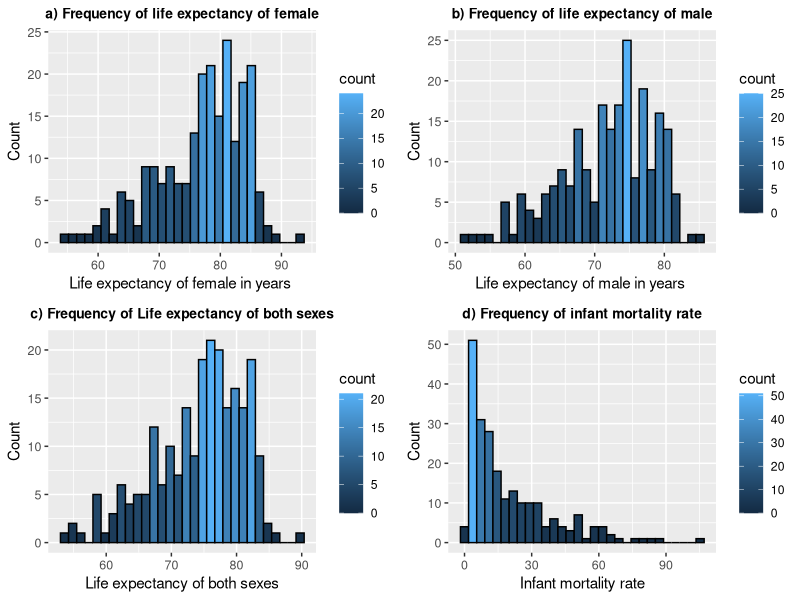
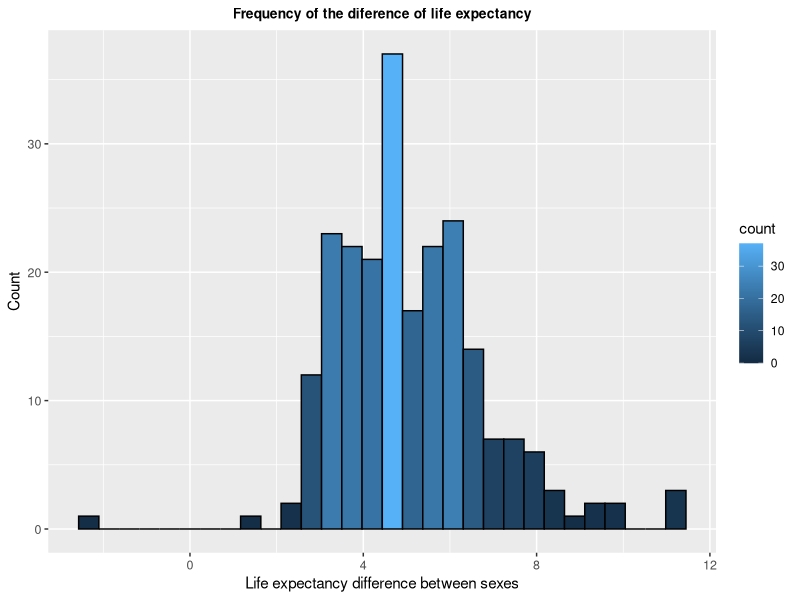
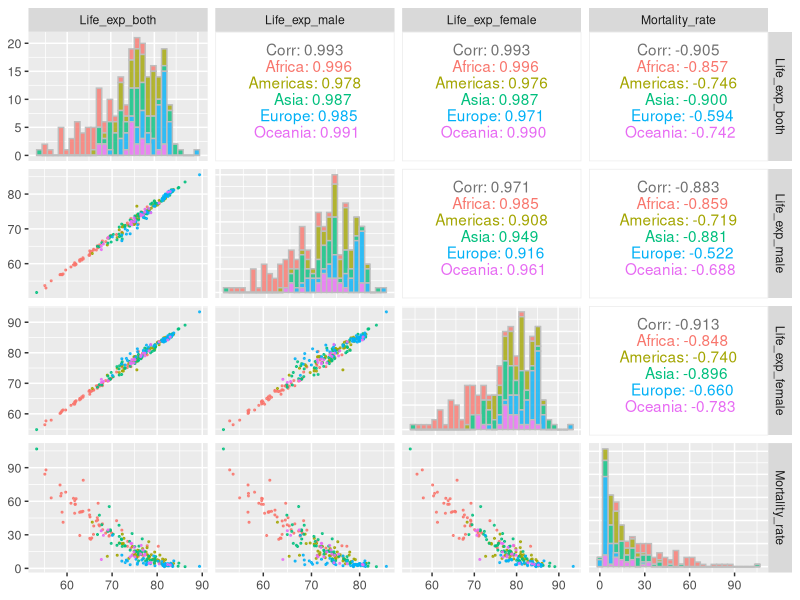
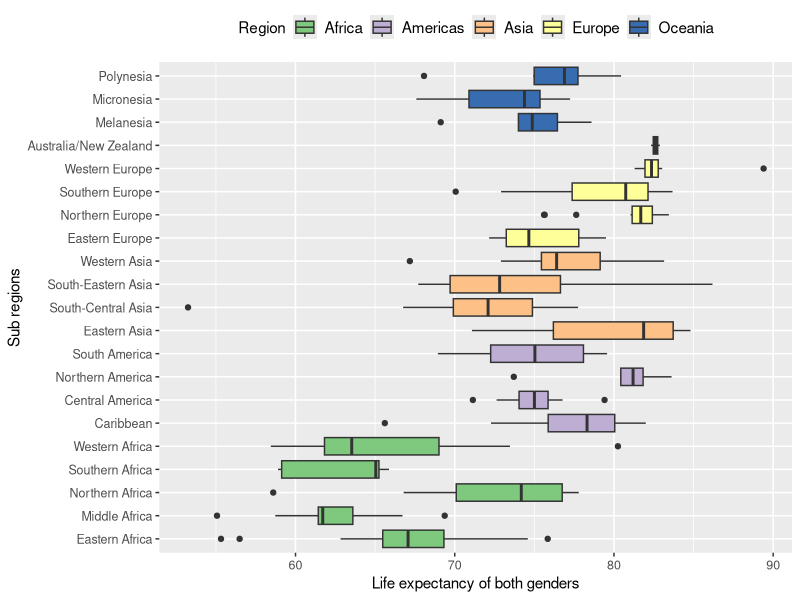
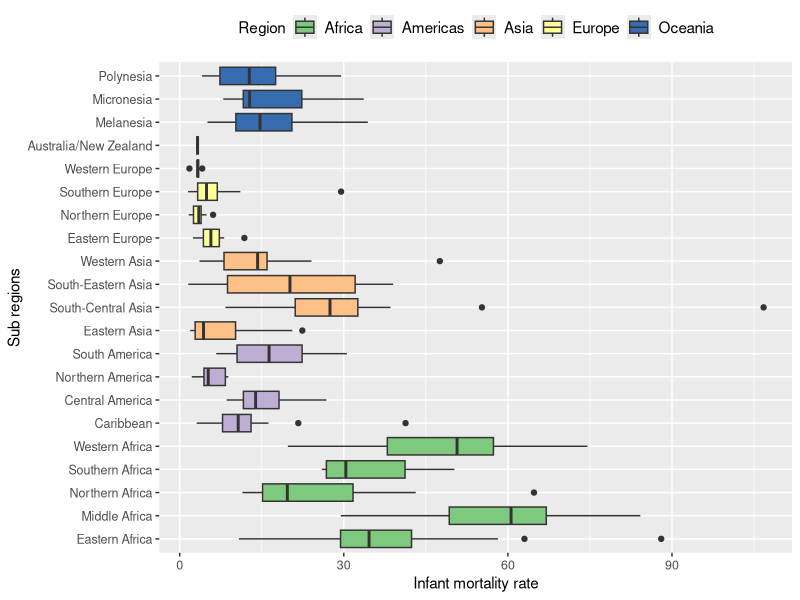
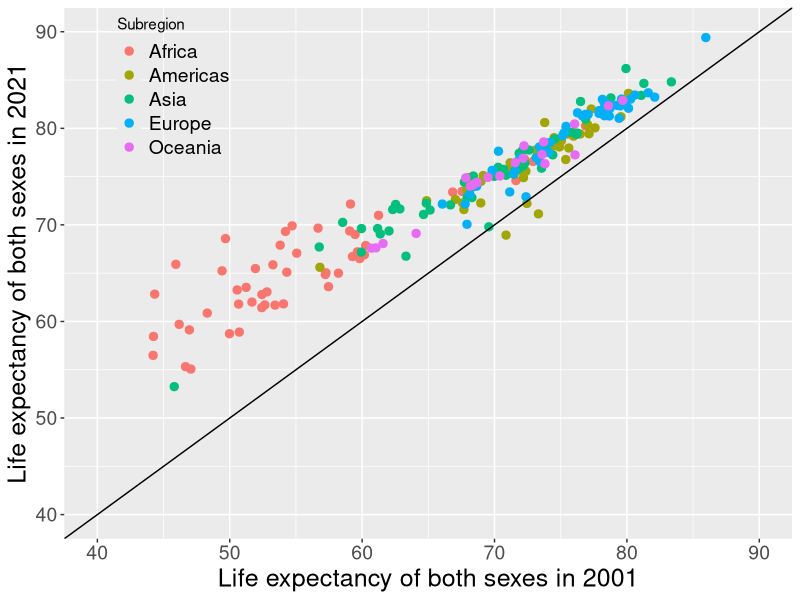
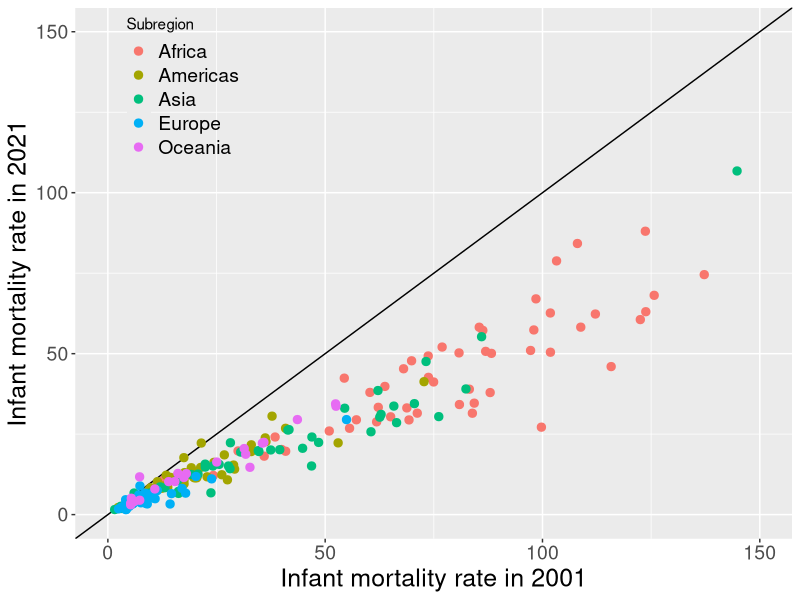
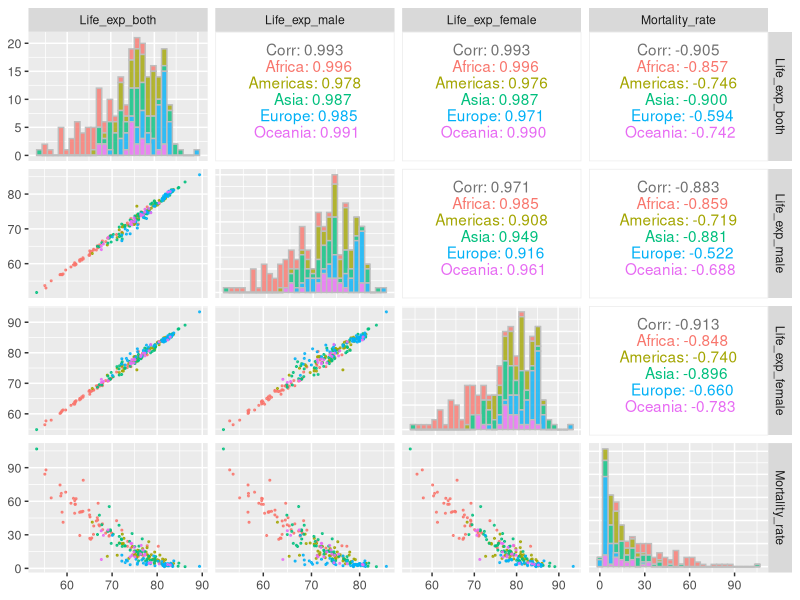

Recreate these plots in R, in order.
## ---- chunk 1
knitr::opts_chunk$set(echo = TRUE)
## ---- chunk 2
library('GGally')
library('dplyr')
library('ggplot2')
library('gridExtra')
## ---- chunk 3
#Loading the data
census_data <- read.csv('../data/census2001_2021.csv')

#View the Data
head(census_data)
## ---- chunk 4
citation(package = "gridExtra")
## ---- chunk 5
#Changing Column Names for better readability
colnames(census_data) <- c("Country","Subregion","Region","Year",
                           "Life_exp_both","Life_exp_male","Life_exp_female","Mortality_rate")
## ---- chunk 6
#Ordering the Data according Region and Subregion
census_data <- census_data[order(census_data$Region,census_data$Subregion),]
## ---- chunk 7
#Factoring with the Sub regions
census_data$Subregion <- factor(census_data$Subregion,
                                levels = unique(census_data$Subregion[order(census_data$Region)]))
## ---- chunk 8
head(census_data)
## ---- chunk 9
#Check is there any missing values in Data
colSums(is.na(census_data))
## ---- chunk 10
#Check the missing value records #Mortality rate
census_data[which(is.na(census_data$Mortality_rate)),]
## ---- chunk 11
#Split the Data Based on the year
census_data_2021 <- census_data %>% filter(Year == 2021)
census_data_2001 <- census_data %>% filter(Year == 2001)
## ---- chunk 12
#Summary of data
census_data_2021   %>% summary()
## ---- chunk 13
#Get the difference between the Life expectancy of female and male
census_data_2001$Life_exp_diff_btw_sexes <- census_data_2001$
  Life_exp_female - census_data_2001$Life_exp_male
census_data_2021$Life_exp_diff_btw_sexes <- census_data_2021$
  Life_exp_female - census_data_2021$Life_exp_male
## ---- chunk 14
# Histograms
plot1  <- ggplot(census_data_2021, aes(x = Life_exp_female)) +
          geom_histogram(aes(fill = ..count..), col = "black")+
          scale_x_continuous(name = "Life expectancy of female in years ") +
          scale_y_continuous(name = "Count") +
          ggtitle("a) Frequency of life expectancy of female") +
          theme(plot.title = element_text(hjust = 0.5, size = 10, face="bold"), 
            axis.text=element_text(size=9),
             axis.title=element_text(size=11))

plot2  <- ggplot(census_data_2021, aes(x = Life_exp_male)) +
           geom_histogram(aes(fill = ..count..), col = "black")+
           scale_x_continuous(name = "Life expectancy of male in years ") +
           scale_y_continuous(name = "Count") +
           ggtitle("b) Frequency of life expectancy of male") +
           theme(plot.title = element_text(hjust = 0.5, size = 10, face="bold"), 
             axis.text=element_text(size=9),
             axis.title=element_text(size=11))

plot3  <- ggplot(census_data_2021, aes(x = Life_exp_both)) +
           geom_histogram(aes(fill = ..count..), col = "black")+
           scale_x_continuous(name = "Life expectancy of both sexes") +
           scale_y_continuous(name = "Count") +
           ggtitle("c) Frequency of Life expectancy of both sexes") +
           theme(plot.title = element_text(hjust = 0.5, size = 10, face="bold"), 
             axis.text=element_text(size=9),
             axis.title=element_text(size=11))

plot4  <- ggplot(census_data_2021, aes(x = Mortality_rate)) +
           geom_histogram(aes(fill = ..count..), col = "black")+
           scale_x_continuous(name = "Infant mortality rate") +
           scale_y_continuous(name = "Count") +
           ggtitle("d) Frequency of infant mortality rate") +
           theme(plot.title = element_text(hjust = 0.5, size = 10, face="bold"), 
             axis.text=element_text(size=9),
             axis.title=element_text(size=11))



final_plot1 <- grid.arrange(plot1, plot2, plot3, plot4, ncol=2, nrow = 2)
ggsave("histograms.pdf",plot = final_plot1)
final_plot1
## ---- chunk 15
plot5  <- ggplot(census_data_2021, aes(x = Life_exp_diff_btw_sexes)) +
           geom_histogram(aes(fill = ..count..), col = "black")+
           scale_x_continuous(name = "Life expectancy difference between sexes") +
           scale_y_continuous(name = "Count") +
           ggtitle("Frequency of the diference of life expectancy") +
           theme(plot.title = element_text(hjust = 0.5, size = 10, face="bold"), 
             axis.text=element_text(size=9),
             axis.title=element_text(size=11))

final_plot2 <- grid.arrange(plot5, ncol=1, nrow = 1)
ggsave("histogram-d.pdf",plot = final_plot2)
final_plot2
## ---- chunk 16
# Females Life expectancy above 90 (Highest)
females_above90 = census_data_2021[census_data_2021$
                                     Life_exp_female > 90,][c("Country","Region","Life_exp_female")]
females_above90
## ---- chunk 17
# Females Life expectancy below 55 (lowest)
females_below55 = census_data_2021[census_data_2021$
                                     Life_exp_female < 55,][c("Country","Life_exp_female")]
females_below55
## ---- chunk 18
# Males Life expectancy above 85 (Highest)
males_above85 = census_data_2021[census_data_2021$
                                   Life_exp_male > 82,][c("Country","Region","Life_exp_male")]
males_above85
## ---- chunk 19
# Males Life expectancy below 55 (Lowest)
males_below55 = census_data_2021[census_data_2021$
                                   Life_exp_male < 55,][c("Country","Life_exp_male")]
males_below55
## ---- chunk 20
# Countries with higher life expectancy of males than females
males_h_Ex = census_data_2021[census_data_2021$
                                Life_exp_diff_btw_sexes < 0,][c("Country","Life_exp_diff_btw_sexes")]
males_h_Ex
## ---- chunk 21
# Highest Mortality rate
mortality_h = census_data_2021[census_data_2021$
                                 Mortality_rate > 85,][c("Country","Mortality_rate")]
mortality_h
## ---- chunk 22
# Lowest Mortality rate
mortality_l = census_data_2021[census_data_2021$
                                 Mortality_rate < 2,][c("Country","Region","Mortality_rate")]
mortality_l
## ---- chunk 23
#Pairplot
scat_plot  <- ggpairs(census_data_2021, columns = 5:8, 
                     upper = list(continuous = GGally::wrap(ggally_cor, stars = F)),
                     diag = list(continuous = wrap("barDiag", alpha = 0.8, color="grey")), 
                     lower = list(continuous = wrap("points", alpha = 0.8,size=0.4), 
                     combo = wrap("dot", alpha = 0.8,size=0.2) ),
                     mapping=ggplot2::aes(colour = Region)) + 
                     theme(axis.text=element_text(size=9),
                     axis.title=element_text(size=11)) 
ggsave("corr_plot.pdf",plot = scat_plot)
scat_plot
## ---- chunk 24
#Summary for box plot for life expectancy of both sexes in regions and subregions
census_data_2021 %>%                               # Summary by group using dplyr
  group_by(Region) %>% 
  dplyr::summarize(min = min(Life_exp_both),
            q1 = quantile(Life_exp_both, 0.25),
            median = median(Life_exp_both),
            q3 = quantile(Life_exp_both, 0.75),
            max = max(Life_exp_both))

census_data_2021 %>%                               # Summary by group using dplyr
  group_by(Region) %>% 
  dplyr::summarize(min = min(Mortality_rate),
            q1 = quantile(Mortality_rate, 0.25),
            median = median(Mortality_rate),
            q3 = quantile(Mortality_rate, 0.75),
            max = max(Mortality_rate))

census_data_2021 %>%                               # Summary by group using dplyr
  group_by(Subregion) %>% 
  dplyr::summarize(min = min(Life_exp_both),
            q1 = quantile(Life_exp_both, 0.25),
            median = median(Life_exp_both),
            q3 = quantile(Life_exp_both, 0.75),
            max = max(Life_exp_both))

census_data_2021 %>%                               # Summary by group using dplyr
  group_by(Subregion) %>% 
  dplyr::summarize(min = min(Mortality_rate),
            q1 = quantile(Mortality_rate, 0.25),
            median = median(Mortality_rate),
            q3 = quantile(Mortality_rate, 0.75),
            max = max(Mortality_rate))
## ---- chunk 25
#Comparing the Life Expectancies of Male in Sub Regions
box_plot1 <- census_data_2021 %>%
  ggplot(aes(x=Subregion, y=Life_exp_both, fill=Region)) +
  geom_boxplot() +
  coord_flip()+ scale_fill_brewer(palette="Accent") +
  theme(legend.position="top", 
        axis.text = element_text(vjust = 0.5, size = 9),
        legend.text = element_text(size = 11), 
        axis.title=element_text(size=11)
       )+
  xlab("Sub regions") + ylab("Life expectancy of both genders") 
box_plot1
ggsave('Boxplot1.pdf', plot = box_plot1)
## ---- chunk 26
#Comparing the infant mortality rate in sub regions
box_plot2 <-  census_data_2021 %>%
  ggplot(aes(x=Subregion, y=Mortality_rate, fill=Region)) +
  geom_boxplot() + scale_fill_brewer(palette="Accent") +
  coord_flip()+
  theme(legend.position="top", 
        axis.text = element_text(vjust = 0.5, size = 9),
        legend.text = element_text(size = 11), 
        axis.title=element_text(size=11)
       )+
  xlab("Sub regions") + ylab("Infant mortality rate") 
box_plot2
ggsave('Boxplot2.pdf', plot = box_plot2)
## ---- chunk 27
countries  <- census_data[which(is.na(census_data$Mortality_rate)),]$Country
## ---- chunk 28
census_data_2001  <- census_data_2001  %>% filter(!Country %in% countries)
census_data_2021  <- census_data_2021  %>% filter(!Country %in% countries)
## ---- chunk 29
scat_plot1 <- ggplot(data = NULL, aes(x = census_data_2001$Life_exp_both, 
                        y = census_data_2021$Life_exp_both, 
                        color = census_data_2001$Region)) + 
      geom_point(size = 2.5) + guides(colour = guide_legend(title = "Subregion", size = 16)) + 
      geom_abline(intercept =0 , slope = 1)+ xlim(40,90)+ylim(40,90) +
      xlab("Life expectancy of both sexes in 2001") + ylab("Life expectancy of both sexes in 2021") + 
      theme(plot.title = element_text(hjust = 0.5, size = 12, face="bold"),
          legend.position = c(0.15, 0.85),legend.background = element_rect(fill = "transparent"), 
          legend.text = element_text(size = 14), 
          axis.text=element_text(size=14),
          axis.title=element_text(size=18))

scat_plot2  <- ggplot(data = NULL, aes(x = census_data_2001$Mortality_rate, 
                        y = census_data_2021$Mortality_rate, 
                        color = census_data_2001$Region)) + geom_abline(intercept =0 , slope = 1) +
      xlim(0,150)+ylim(0,150) +
      geom_point(size = 2.5) + guides(colour = guide_legend(title = "Subregion", size = 16)) + 
      xlab("Infant mortality rate in 2001") + ylab("Infant mortality rate in 2021") + 
      theme(plot.title = element_text(hjust = 0.5, size = 24, face="bold"),
          legend.position = c(0.15, 0.85),legend.background = element_rect(fill = "transparent"), 
          legend.text = element_text(size = 14), 
          axis.text=element_text(size=14),
          axis.title=element_text(size=18))

ggsave("final_plot1.pdf",plot = scat_plot1)
ggsave("final_plot2.pdf",plot = scat_plot2)
scat_plot1
scat_plot2
## ---- chunk 30
# Countries for which mortality rate increased in 2021 as compared to 2001
mortality_change = census_data_2021[census_data_2021$
                                      Mortality_rate >
                  census_data_2001$Mortality_rate,][c("Country","Region","Mortality_rate")]
mortality_change
## ---- chunk 31
# Countries for which Life expectancy decreased in 2021 as compared to 2001
lifeEx_change = census_data_2021[census_data_2021$
                                   Life_exp_both <
                                   census_data_2001$Life_exp_both,][c("Country","Region","Life_exp_both")]
lifeEx_change
